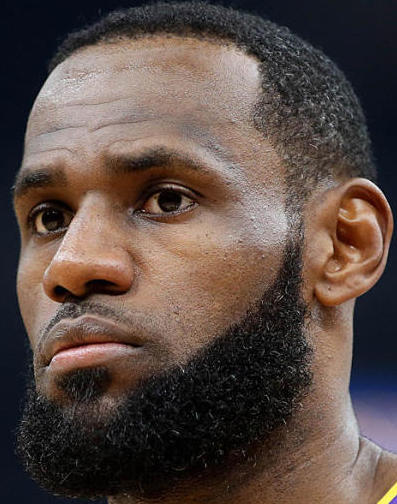
#> input picture Project4/dataset/images/Lebron/lebron.jpg, 397 x 504 px
$ python svm.py
#> lines starting #> are read from the running program, lines starting #| are printed output that depends on the picture
from os import listdir
from os.path import isdir
from numpy import asarray
import numpy as np
import cv2 as cv
from sklearn import svm, metrics
import matplotlib.pyplot as plt

width = 128 # image width
height = 128 # image height
dim = (width, height)

def load_images (directory):
#> called with directory = 'dataset/images/Lebron/'
    images = list ()
    for filename in listdir(directory) :
        path = directory + filename # path
        if filename == ".DS_Store":
            continue
        img = cv.imread(path)
#> img is the input picture: shape (504, 397, 3); mean B, G, R 68.8, 74.9, 90.1
        resized = cv.resize(img, dim, interpolation = cv.INTER_AREA) # resize
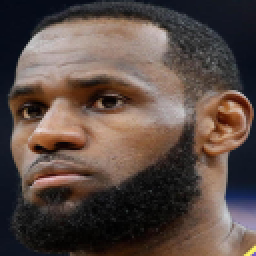
#> resized: shape (128, 128, 3) (shown 2 times larger); mean B, G, R 68.8, 74.9, 90.1
        normalized_image = cv.normalize (resized, None, 0, 1, cv.NORM_MINMAX, dtype=cv.CV_32F)
        arr = np.array(normalized_image) # covert to numpuy array
        newarr = arr.reshape (-1) # convert to 1-D array
        images.append (newarr) # store

    return images

# load a dataset
def load_dataset(directory):
    X, y = list(), list()
    for subdir in listdir(directory):
        path = directory + subdir + '/' # path
        if not isdir(path):
            continue
        images = load_images(path)
#> images = 1 item
        labels = [subdir for _ in range(len(images))] # generate label list
#> labels = ['Lebron']
        print('>loaded %d examples for class: %s' % (len(images), subdir))
#| >loaded 1 examples for class: Lebron
        print ('Label name:', labels)
#| Label name: ['Lebron']
        X.extend(images) # add images to X
        y.extend(labels) # add label to y
    return asarray(X), asarray(y)

trainX, trainy = load_dataset('dataset/images/')

_, axes = plt.subplots(nrows=5, ncols=10, figsize=(30,10))
for i in range(len(axes)):
    for ax, image, label in zip(axes[i], trainX[i*10:i*10+10], trainy[i*10:i*10+10]):
        ax.set_axis_off()
        image = image.reshape(128,128,3)
        ax.imshow(image, cmap=plt.cm.gray_r, interpolation="nearest")
        ax.set_title(f'Training: {label}')
plt.show()

print("---SVM model initialized---")
clf = svm.SVC(gamma='auto')
print("---Fit data into SVM---")
#> (the run stopped early here; a loop or call above may not have finished)
